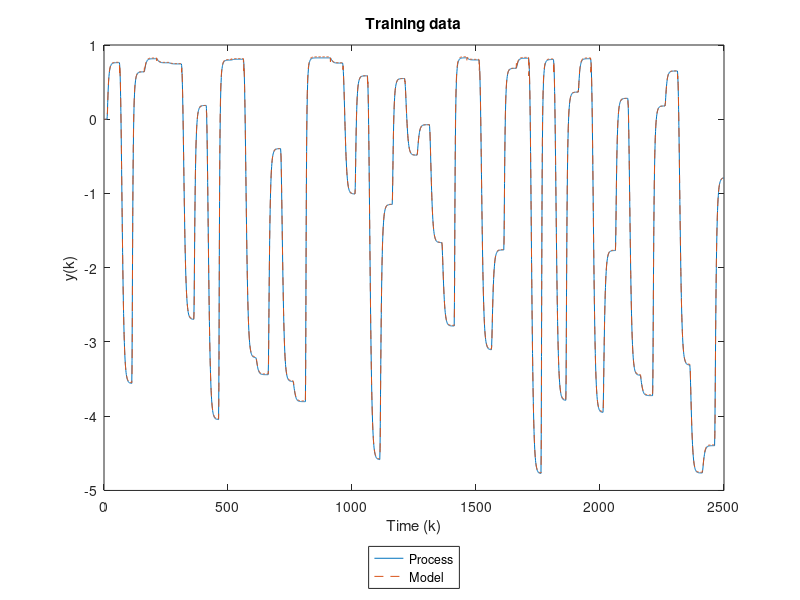
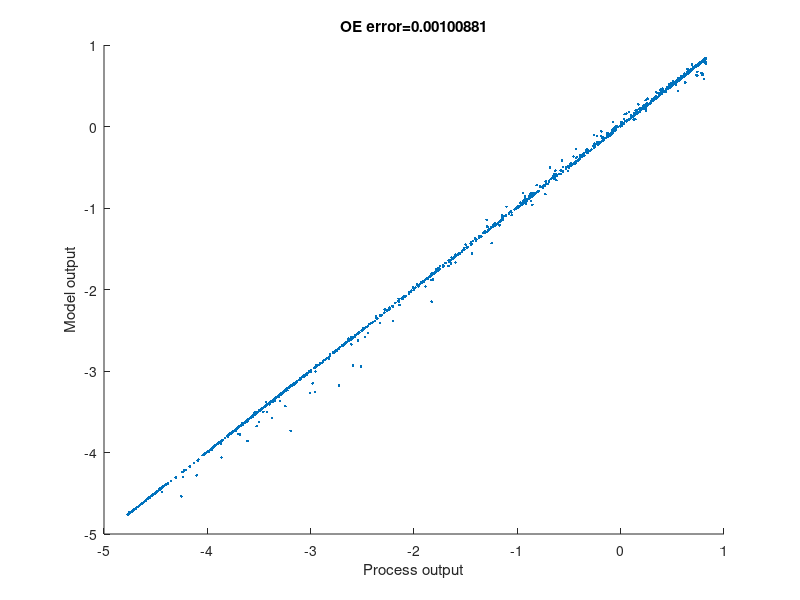
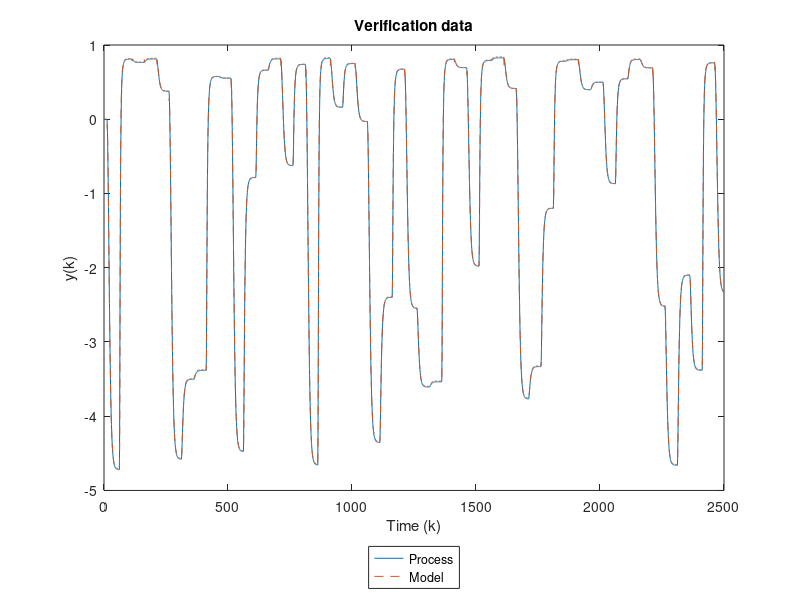
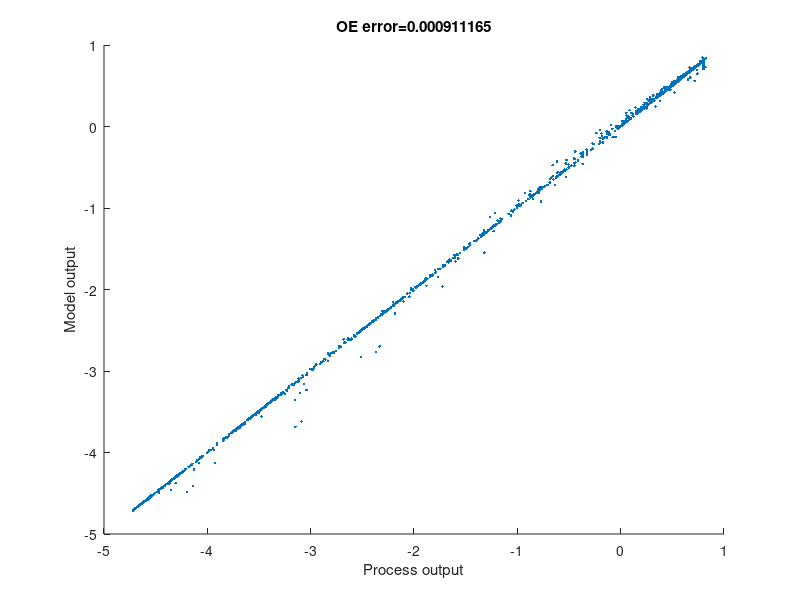

Source code (MATLAB) for these figures, in order:
save_data = 0;

load('dane.mat');
u = sim_data.u';
y = process_data.y';
D = sim_data.sim_length;
delay = sim_data.delay;
params = 4;

M = [u(2:D-delay) u(1:D-delay-1) y(delay+1:D-1) y(delay:D-2)];
W = M\y(delay+2:D);


ym_l_oe = process_data.y;
% for k = 5:sim_data.sim_length
% 	in_l_oe = [sim_data.u(k-3) sim_data.u(k-4) ym_l_oe(k-1) ym_l_oe(k-2)]';
% 	ym_l_oe(k) = w20 + w2*tanh(w10+w1*in_l_oe);
% end
ym_l_oe(5:sim_data.sim_length) = M*W;
lEoe = sum((ym_l_oe-process_data.y).^2)/length(ym_l_oe);

figure
str = 'Training data';
plot(process_data.y);
hold on;
plot(ym_l_oe,'--');
title(str);
xlabel('Time (k)');
ylabel('y(k)');
legend('Process','Model','location','southoutside');
% print('linear_model_training','-dpng','-r400');

figure
scatter(process_data.y,ym_l_oe,'.');
title(sprintf('OE error=%d',lEoe));
xlabel('Process output');
ylabel('Model output');
% print('linear_model_training_y','-dpng','-r400');

clear process_data sim_data;
load('dane_wer.mat');
u = sim_data.u';
y = process_data.y';
D = sim_data.sim_length;
delay = sim_data.delay;

M = [u(2:D-delay) u(1:D-delay-1) y(delay+1:D-1) y(delay:D-2)];

ym_v_oe = process_data.y;
% for k = 5:sim_data.sim_length
% 	in_v_oe = [sim_data.u(k-3) sim_data.u(k-4) ym_v_oe(k-1) ym_v_oe(k-2)]';
% 	ym_v_oe(k) = w20 + w2*tanh(w10+w1*in_v_oe);
% end
ym_v_oe(5:sim_data.sim_length) = M*W;
vEoe = sum((ym_v_oe-process_data.y).^2)/length(ym_v_oe);

figure
str = 'Verification data';
plot(process_data.y);
hold on;
plot(ym_v_oe,'--');
title(str);
xlabel('Time (k)');
ylabel('y(k)');
legend('Process','Model','location','southoutside');
% print('linear_model_ver','-dpng','-r400');

figure
scatter(process_data.y,ym_v_oe,'.');
title(sprintf('OE error=%d',vEoe));
xlabel('Process output');
ylabel('Model output');
% print('linear_model_ver_y','-dpng','-r400');

if save_data == 1
	save('modele/linear_model.mat','W');
end